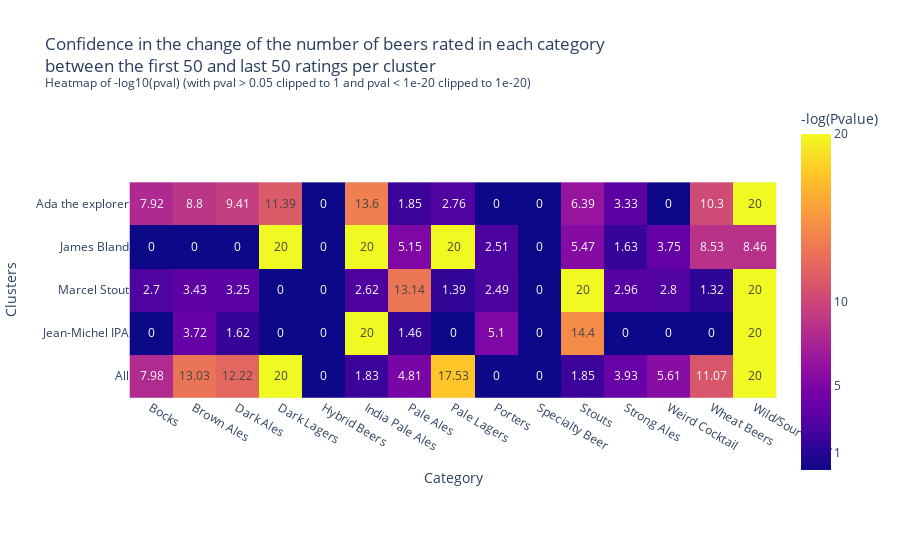

Source (notebook cell):
### Code cell
df_pval = mean_user.iloc[:,30:35].T.copy()
pval = df_pval.to_numpy()
#print(pval.dtypes)

# pval = pval[pval > 0.05]

pval[pval < 1e-20] = 1e-20
pval[pval > 0.05] = 1
pval = -np.log10(pval)
pval = np.round(pval,2)


#pval.iloc[4,14] = max(pval)Plot Title <br><sup>Plot Subtitle</sup>
fig = px.imshow(pval, text_auto=True, title="Confidence in the change of the number of beers rated in each category <br>"\
                                            "between the first 50 and last 50 ratings per cluster<br><sup>"\
                                            "Heatmap of -log10(pval) (with pval > 0.05 clipped to 1 and pval < 1e-20 clipped to 1e-20)</sup>",
                labels=dict(x="Category", y="Clusters", color="Pvalue"),
                x=df_pval.columns.values,
                y=list(idx.keys()),
               )
#plt.figtext(0.5, 0.01, "fdnpobfsubgpafbagèaiègs")

fig.update_layout(coloraxis_colorbar=dict(
    title="-log(Pvalue)",
    tickvals=[1,5,10,20],
    ticktext=["1", "5", "10", "20"],
))


fig.show()
fig.write_html("heatmap_pval.html")

### Figure 1 — Plotly figure (JSON) as saved in the notebook; plotly's stock layout.template omitted (floating-point values rounded to 4 significant figures)
{"data": [{"coloraxis": "coloraxis", "hovertemplate": "Category: %{x}<br>Clusters: %{y}<br>Pvalue: %{z}<extra></extra>", "name": "0", "texttemplate": "%{z}", "type": "heatmap", "x": ["Bocks", "Brown Ales", "Dark Ales", "Dark Lagers", "Hybrid Beers", "India Pale Ales", "Pale Ales", "Pale Lagers", "Porters", "Specialty Beer", "Stouts", "Strong Ales", "Weird Cocktail", "Wheat Beers", "Wild/Sour Beers"], "xaxis": "x", "y": ["Ada the explorer", "James Bland", "Marcel Stout", "Jean-Michel IPA", "All"], "yaxis": "y", "z": [[7.92, 8.8, 9.41, 11.39, 0, 13.6, 1.85, 2.76, 0, 0, 6.39, 3.33, 0, 10.3, 20], [0, 0, 0, 20, 0, 20, 5.15, 20, 2.51, 0, 5.47, 1.63, 3.75, 8.53, 8.46], [2.7, 3.43, 3.25, 0, 0, 2.62, 13.14, 1.39, 2.49, 0, 20, 2.96, 2.8, 1.32, 20], [0, 3.72, 1.62, 0, 0, 20, 1.46, 0, 5.1, 0, 14.4, 0, 0, 0, 20], [7.98, 13.03, 12.22, 20, 0, 1.83, 4.81, 17.53, 0, 0, 1.85, 3.93, 5.61, 11.07, 20]]}], "layout": {"coloraxis": {"colorbar": {"ticktext": ["1", "5", "10", "20"], "tickvals": [1, 5, 10, 20], "title": {"text": "-log(Pvalue)"}}, "colorscale": [[0, "#0d0887"], [0.1111, "#46039f"], [0.2222, "#7201a8"], [0.3333, "#9c179e"], [0.4444, "#bd3786"], [0.5556, "#d8576b"], [0.6667, "#ed7953"], [0.7778, "#fb9f3a"], [0.8889, "#fdca26"], [1, "#f0f921"]]}, "title": {"text": "Confidence in the change of the number of beers rated in each category <br>between the first 50 and last 50 ratings per cluster<br><sup>Heatmap of -log10(pval) (with pval > 0.05 clipped to 1 and pval < 1e-20 clipped to 1e-20)</sup>"}, "xaxis": {"anchor": "y", "constrain": "domain", "domain": [0, 1], "scaleanchor": "y", "title": {"text": "Category"}}, "yaxis": {"anchor": "x", "autorange": "reversed", "constrain": "domain", "domain": [0, 1], "title": {"text": "Clusters"}}}}
